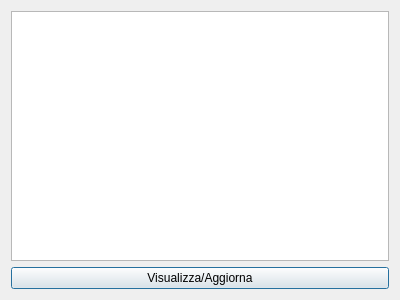
<?xml version="1.0" encoding="UTF-8"?>
<ui version="4.0">
 <class>Table</class>
 <widget class="QDialog" name="Table">
  <property name="geometry">
   <rect>
    <x>0</x>
    <y>0</y>
    <width>400</width>
    <height>300</height>
   </rect>
  </property>
  <property name="windowTitle">
   <string>Dialog</string>
  </property>
  <layout class="QVBoxLayout" name="verticalLayout">
   <item>
    <widget class="QTableView" name="tableView"/>
   </item>
   <item>
    <widget class="QPushButton" name="pushButton">
     <property name="text">
      <string>Visualizza/Aggiorna</string>
     </property>
    </widget>
   </item>
  </layout>
 </widget>
 <resources/>
 <connections/>
</ui>
